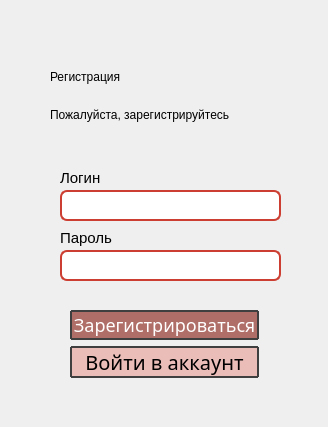
<?xml version="1.0" encoding="UTF-8"?>
<ui version="4.0">
 <class>Form</class>
 <widget class="QWidget" name="Form">
  <property name="geometry">
   <rect>
    <x>0</x>
    <y>0</y>
    <width>328</width>
    <height>427</height>
   </rect>
  </property>
  <property name="windowTitle">
   <string>TROPIK - система бронирования</string>
  </property>
  <widget class="QWidget" name="layoutWidget">
   <property name="geometry">
    <rect>
     <x>70</x>
     <y>310</y>
     <width>189</width>
     <height>70</height>
    </rect>
   </property>
   <layout class="QVBoxLayout" name="verticalLayout_2">
    <item>
     <widget class="QPushButton" name="pushButton">
      <property name="styleSheet">
       <string notr="true">background-color: #b06e68;
color: white;
font-size: 18px;
font-family: Rubik;
border-radius: 1px;
border: 2px solid #3f3f3f</string>
      </property>
      <property name="text">
       <string>Зарегистрироваться</string>
      </property>
     </widget>
    </item>
    <item>
     <widget class="QPushButton" name="pushButton_2">
      <property name="styleSheet">
       <string notr="true">background-color: #ebbdb9;
color: black;
font-size: 20px;
font-family: Rubik;
border-radius: 1px;
border: 2px solid #3f3f3f</string>
      </property>
      <property name="text">
       <string>Войти в аккаунт</string>
      </property>
     </widget>
    </item>
   </layout>
  </widget>
  <widget class="QLineEdit" name="lineEdit_2">
   <property name="geometry">
    <rect>
     <x>60</x>
     <y>250</y>
     <width>221</width>
     <height>31</height>
    </rect>
   </property>
   <property name="styleSheet">
    <string notr="true">border: 2px solid #cc3e31;
border-radius: 7px;</string>
   </property>
  </widget>
  <widget class="QWidget" name="layoutWidget_2">
   <property name="geometry">
    <rect>
     <x>50</x>
     <y>60</y>
     <width>241</width>
     <height>71</height>
    </rect>
   </property>
   <layout class="QVBoxLayout" name="verticalLayout">
    <item>
     <widget class="QLabel" name="label">
      <property name="styleSheet">
       <string notr="true">font: 75 28pt &quot;Rubik&quot;;</string>
      </property>
      <property name="text">
       <string>Регистрация</string>
      </property>
     </widget>
    </item>
    <item>
     <widget class="QLabel" name="label_2">
      <property name="styleSheet">
       <string notr="true">font: 75 8pt &quot;Rubik&quot;;</string>
      </property>
      <property name="text">
       <string>Пожалуйста, зарегистрируйтесь</string>
      </property>
     </widget>
    </item>
   </layout>
  </widget>
  <widget class="QLabel" name="label_3">
   <property name="geometry">
    <rect>
     <x>60</x>
     <y>170</y>
     <width>51</width>
     <height>16</height>
    </rect>
   </property>
   <property name="styleSheet">
    <string notr="true">font: 75 8pt &quot;Rubik&quot;;
font-size: 15px;</string>
   </property>
   <property name="text">
    <string>Логин</string>
   </property>
  </widget>
  <widget class="QLineEdit" name="lineEdit">
   <property name="geometry">
    <rect>
     <x>60</x>
     <y>190</y>
     <width>221</width>
     <height>31</height>
    </rect>
   </property>
   <property name="styleSheet">
    <string notr="true">border: 2px solid #cc3e31;
border-radius: 7px;</string>
   </property>
  </widget>
  <widget class="QLabel" name="label_4">
   <property name="geometry">
    <rect>
     <x>60</x>
     <y>230</y>
     <width>61</width>
     <height>16</height>
    </rect>
   </property>
   <property name="styleSheet">
    <string notr="true">font: 75 8pt &quot;Rubik&quot;;
font-size: 15px;</string>
   </property>
   <property name="text">
    <string>Пароль</string>
   </property>
  </widget>
 </widget>
 <resources/>
 <connections/>
</ui>
